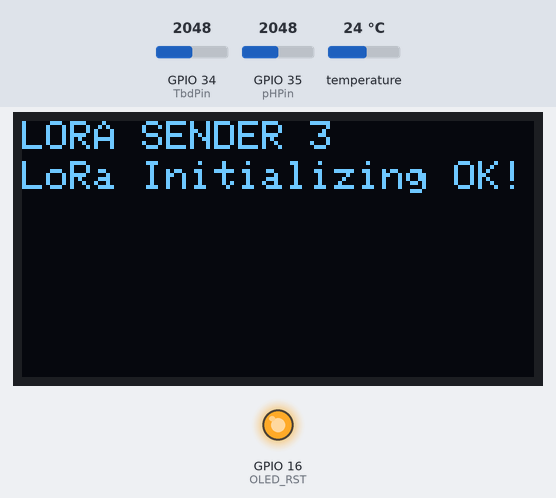
Recording of a program running on a simulated ESP32. Parts: 128×64 one-colour display, output pins drawn as LEDs (lit = HIGH). The inputs (shaded band) are chosen by the test bench; at power-on: GPIO 34 (TbdPin) = 2048, GPIO 35 (pHPin) = 2048, temperature 24 °C. WiFi joins after 1.5 s; servers stay silent unless stated; uploads are accepted with an empty reply; no radio packets arrive unless stated; what the program prints to the serial monitor is not drawn.

Above: at 1.7 s.
At 6.0 s:
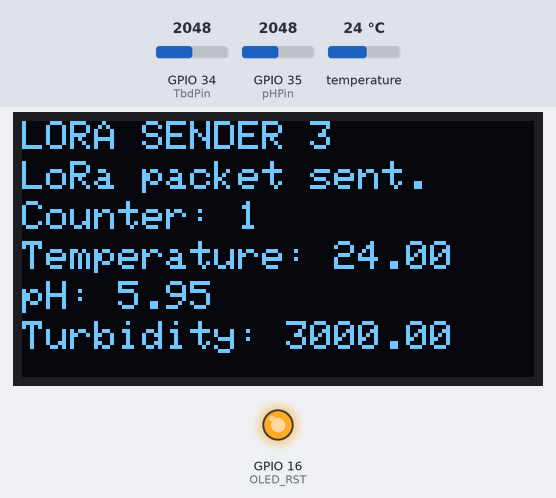
At 56.3 s:
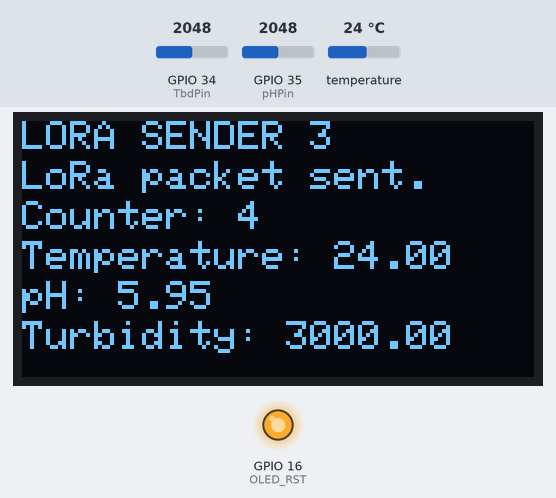
At 106.6 s:
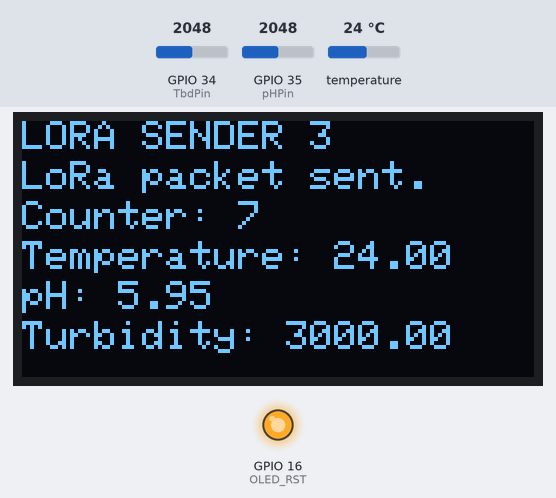
At 123.3 s:
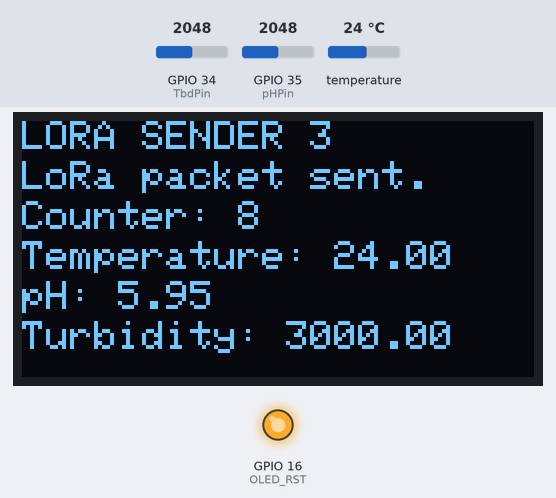

The program:

main.cpp
```cpp
/*
    Lora Node 3
    myIpond V2

*/

// Include the necessary libraries
#include <Arduino.h>
#include <SPI.h>               // Libraries for LoRa
#include <LoRa.h>              // Libraries for LoRa
#include <Wire.h>              // Libraries for OLED Display
#include <Adafruit_GFX.h>      // Libraries for OLED Display
#include <Adafruit_SSD1306.h>  // Libraries for OLED Display
#include <OneWire.h>           // Library D18B20
#include <DallasTemperature.h> // Library D18B20

#include <FirebaseESP32.h>
#include <WiFi.h>
#include <WiFiClient.h>
#include <HTTPClient.h>

#define FIREBASE_HOST "change with firebasehost"              // Firebase hosts
#define WIFI_SSID "change with ssid wifi name"                // Wi-Fi name
#define WIFI_PASSWORD "change with password wifi"             // WiFi passwords
#define FIREBASE_Authorization_key "change with firebaseauth" // Firebase authentication code

// Define the pins used by the sensors
#define TempPin 13
#define pHPin 35
#define TbdPin 34

// Define the pins used by the LoRa transceiver module
#define SCK 5
#define MISO 19
#define MOSI 27
#define SS 18
#define RST 14
#define DIO0 26

// Define the operating frequency band
#define BAND 915E6

// Define the OLED display pins and dimensions
#define OLED_SDA 4
#define OLED_SCL 15
#define OLED_RST 16
#define SCREEN_WIDTH 128 // OLED display width, in pixels
#define SCREEN_HEIGHT 64 // OLED display height, in pixels

// Define variables for pH sensor
unsigned long int avgValue; // Store the average value of the sensor feedback
float b;
int buf[10], temp;

// Define variables for turbidity sensor
float TbdVoltage;
int samples = 600;

// Define variables for temperature sensor
OneWire oneWire(TempPin);
DallasTemperature sensors(&oneWire);

// Declare a variable of type FirebaseData to store data from Firebase
FirebaseData firebaseData;

// Declare a variable of type FirebaseJson to store JSON data
FirebaseJson json;

// Create an OLED display object and initialize it
Adafruit_SSD1306 display(SCREEN_WIDTH, SCREEN_HEIGHT, &Wire, OLED_RST);

// Define variables to hold the sensor data
float TempData = 0;
float pHData = 0;
float TbdData = 0;

// Define a counter for the packets
int counter = 0;

// Declare function
float measureTemperature();
float measurePH();
float measureTurbidity();
float roundToDP(float in_value, int decimal_place);
void displayData(int counter, float sensorTemp, float sensorpH, float sensorTBD);
void uploadData();

const char *SERVER_NAME3 = "http://xxx/sensordata3.php";

// PROJECT_API_KEY is the exact duplicate of, PROJECT_API_KEY in config.php file
// Both values must be same
String PROJECT_API_KEY = "";

// Send an HTTP POST request every 30 seconds
unsigned long lastMillis = 0;
long interval = 5000;

void setup()
{
    // Initialize the serial monitor
    Serial.begin(9600);

    // Connect to WiFi
    WiFi.begin(WIFI_SSID, WIFI_PASSWORD);
    Serial.print("Connecting...");
    while (WiFi.status() != WL_CONNECTED)
    {
        Serial.print(".");
        delay(300);
    }
    Serial.println();
    Serial.print("IP Address: ");
    Serial.println(WiFi.localIP());
    Serial.println();

    // Connect to Firebase
    Firebase.begin(FIREBASE_HOST, FIREBASE_Authorization_key);

    // Reset the OLED display
    pinMode(OLED_RST, OUTPUT);
    digitalWrite(OLED_RST, LOW);
    delay(20);
    digitalWrite(OLED_RST, HIGH);

    // Initialize the OLED display
    Wire.begin(OLED_SDA, OLED_SCL);
    if (!display.begin(SSD1306_SWITCHCAPVCC, 0x3c, false, false))
    { // Address 0x3C for 128x32
        Serial.println("SSD1306 allocation failed");
        for (;;)
        {
        } // Don't proceed, loop forever
    }
    display.clearDisplay();
    display.setTextColor(WHITE);
    display.setTextSize(1);
    display.setCursor(0, 0);
    display.print("LORA SENDER 3");
    display.display();
    Serial.println("LoRa Sender 3");

    // Initialize the SPI LoRa pins
    SPI.begin(SCK, MISO, MOSI, SS);
    // Setup the LoRa transceiver module
    LoRa.setPins(SS, RST, DIO0);

    if (!LoRa.begin(BAND))
    {
        Serial.println("Starting LoRa failed!");
        while (1)
        {
        }
    }

    Serial.println("LoRa Initializing OK!");
    display.setCursor(0, 10);
    Serial.println("LoRa Initializing OK!");
    display.setCursor(0, 10);
    display.print("LoRa Initializing OK!");
    display.display();
    delay(2000);
}

void loop()
{
    // Check the WiFi connection status
    if (WiFi.status() == WL_CONNECTED)
    {
        // Check if it's time to send an HTTP POST request
        if (millis() - lastMillis > interval)
        {
            // Send the HTTP POST request
            uploadData();
            // Update the last time the request was sent
            lastMillis = millis();
        }
    }
    else
    {
        // Display a message if the WiFi is disconnected
        Serial.println("WiFi Disconnected");
    }

    // Restart the ESP if the counter reaches 300
    if (counter == 300)
    {
        ESP.restart();
    }
}

void uploadData()
{
    // Display the packet number being sent on the serial monitor
    Serial.print("Sending packet: ");
    Serial.println(counter);

    // Measure the sensor values
    float sensorTemp = measureTemperature();
    float sensorpH = measurePH();
    float sensorTurbidity = measureTurbidity();
    // Increment the counter
    counter++;

    // Display the data on the OLED display
    displayData(counter, sensorTemp, sensorpH, sensorTurbidity);

    // Convert float data types to strings
    String temp = String(sensorTemp);
    String pH = String(sensorpH);
    String turbidity = String(sensorTurbidity);
    // Convert int data type to string
    String counterStr = String(counter);

    // Prepare the data to be uploaded to Firebase
    String keys[4] = {"TEMPERATURE", "PH", "TBD", "counter"};
    String values[4] = {temp, pH, turbidity, counterStr};

    // Loop through the process of uploading the data to Firebase for each data
    for (int i = 0; i < 4; i++)
    {
        Firebase.setString(firebaseData, "sensor3/" + keys[i], values[i]);
    }

    // Prepare the data to be sent to the server
    String dataUpload;
    String keys_api[5] = {"api_key", "suhu3", "ph3", "kekeruhan3", "counter3"};
    String values_api[5] = {PROJECT_API_KEY, temp, pH, turbidity, counterStr};

    for (int i = 0; i < 5; i++)
    {
        dataUpload += keys_api[i] + "=" + values_api[i] + "&";
    }

    // Delete last "&" in string
    dataUpload = dataUpload.substring(0, dataUpload.length() - 1);

    // Start the connection to the server
    WiFiClient client;
    HTTPClient http;
    http.begin(client, SERVER_NAME3);

    // Add the content-type header
    http.addHeader("Content-Type", "application/x-www-form-urlencoded");

    // Send the HTTP POST request
    int httpResponseCode3 = http.POST(dataUpload);

    // Display the server response code on the serial monitor
    Serial.print("HTTP Response code (3): ");
    Serial.println(httpResponseCode3);

    // Close the connection to the server
    http.end();

    // Delay for 10 seconds before looping again
    delay(10000);
}

// This function measures the temperature using a sensor and returns the temperature in Celsius as a float.
float measureTemperature()
{
    // Request temperature readings from the sensor
    sensors.requestTemperatures();

    // Get the temperature in Celsius from the sensor
    float tempData = sensors.getTempCByIndex(0);

    // Print the temperature to the serial monitor
    Serial.print("Temperature : ");
    Serial.println(tempData);

    // Return the temperature
    return tempData;
}

// This function measures the pH value using a sensor and returns the pH value as a float.
float measurePH()
{
    // Initialize variables for storing sensor readings
    int buf[10];
    int temp;
    int avgValue;

    // Read 10 values from the pH sensor
    for (int i = 0; i < 10; i++)
    {
        // Read the pH sensor value and store it in the buffer
        buf[i] = analogRead(pHPin);

        // Delay to allow the sensor to stabilize
        delay(10);
    }

    // Sort the pH sensor readings in ascending order
    for (int i = 0; i < 9; i++)
    {
        for (int j = i + 1; j < 10; j++)
        {
            if (buf[i] > buf[j])
            {
                temp = buf[i];
                buf[i] = buf[j];
                buf[j] = temp;
            }
        }
    }

    // Calculate the average of the 6 center values in the buffer
    avgValue = 0;
    for (int i = 2; i < 8; i++)
    {
        avgValue += buf[i];
    }

    // Convert the average value to millivolts and pH units
    pHData = (float)avgValue * 5.0 / 6024 / 6;
    pHData = 3.5 * pHData;

    // Print the pH value to the serial monitor
    Serial.print("pH : ");
    Serial.println(pHData, 2);

    // Return the pH value
    return pHData;
}

// This function measures the turbidity using a sensor and returns the turbidity value as a float.
float measureTurbidity()
{
    // Initialize variables for storing sensor readings and calculated values
    float tbdVoltage = 0;
    int tbdData;

    // Read a specified number of samples from the turbidity sensor
    for (int i = 0; i < samples; i++)
    {
        // Read the turbidity sensor value and convert it to voltage
        tbdVoltage += ((float)analogRead(TbdPin) / 4880) * 5;
    }

    // Calculate the average voltage of the samples
    tbdVoltage = tbdVoltage / samples;

    // Round the voltage to 2 decimal places
    tbdVoltage = roundToDP(tbdVoltage, 2);

    // Calculate the turbidity value based on the voltage
    if (tbdVoltage < 2.5)
    {
        tbdData = 3000;
    }
    else
    {
        tbdData = -1120.4 * sq(tbdVoltage) + 5742.3 * tbdVoltage - 4352.9;
    }

    // Print the turbidity value to the serial monitor
    Serial.print("Turbidity: ");
    Serial.println(tbdData, 3);

    // Return the turbidity value
    return tbdData;
}

// This function displays data from the sensors on the OLED display.
void displayData(int counter, float sensorTemp, float sensorpH, float sensorTBD)
{
    // Clear the display and print sensor data
    display.clearDisplay();
    display.setCursor(0, 0);
    display.println("LORA SENDER 3");
    display.setCursor(0, 10);
    display.print("LoRa packet sent.");
    display.setCursor(0, 20);
    display.print("Counter: ");
    display.print(counter);
    display.setCursor(0, 30);
    display.print("Temperature: ");
    display.print(sensorTemp);
    display.setCursor(0, 40);
    display.print("pH: ");
    display.print(sensorpH);
    display.setCursor(0, 50);
    display.print("Turbidity: ");
    display.print(sensorTBD);
    display.display();
}

// This function rounds a float value to a specified number of decimal places.
float roundToDP(float value, int decimalPlaces)
{
    // Calculate the multiplier to use for rounding
    float multiplier = powf(10.0f, decimalPlaces);

    // Round the value and return it
    value = roundf(value * multiplier) / multiplier;
    return value;
}
```

Measured:
- what the display in image 0 shows lasts 4.4 s, from 1.6 s to 6.0 s
- what the display in image 1 shows lasts 16.7 s, from 6.0 s to 22.7 s
